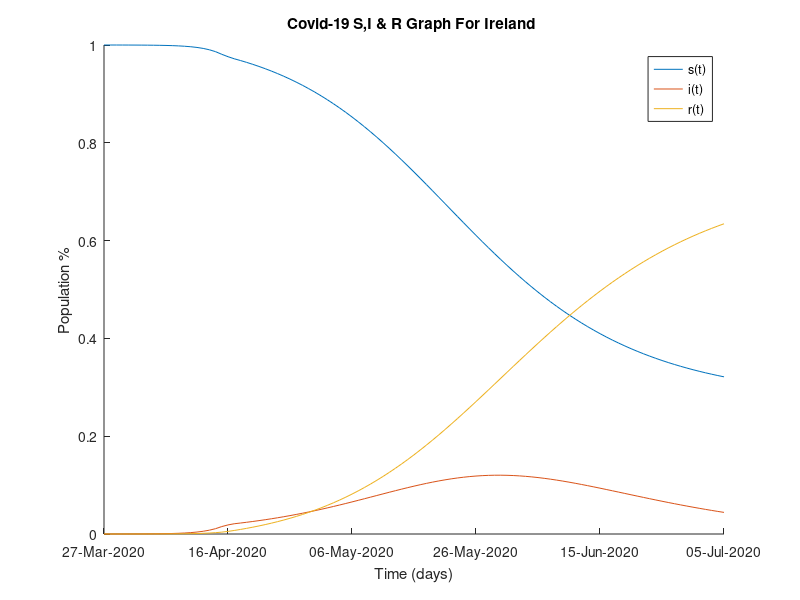

Recreate this plot in MATLAB.
clc;
clear;
h = 1;  
t = 0:h:100; 
k = 1/10; %how long it takes people to recover --> 1/10 = 10 days
R_naught = 3.5;
b = k*R_naught; %each infected conact infects 2 people a day;
population = 4.9e6;
initial_infections = 127; %https://www.hpsc.ie/a-z/respiratory/coronavirus/novelcoronavirus/casesinireland/epidemiologyofcovid-19inireland/march2020/COVID-19%20Epidemiology%20report%20for%20NPHET%2022.03.2020_v1%20web%20version.pdf 
i_initial = initial_infections/population;
r_rate = b/k; %rate of reproduction

s = zeros(1,length(t));
s(1) = 1;
i = zeros(1,length(t)); %rate of infection
i(1) = i_initial;
r = zeros(1,length(t));
r(1) = 0;

%%start day = 27th march
for n = 2: length(t)
    fprintf("Day %i\n",(n-1));
    if(i(n-1) > 0.015 && i(n-1) <= 0.017)
        fprintf("Restriction measures implemented.\n");
        b = 6.5/20;
        s(n) = s(n-1) - b.*(s(n-1)).*(i(n-1))*h;
        i(n) = i(n-1)+(b.*(s(n-1).*i(n-1)) - k.*(i(n-1))).*h;
        r(n) = r(n-1)+k.*(i(n-1).*h);
    elseif(i(n-1) > 0.017 && i(n-1) <= 0.0185)
        fprintf("Schools close \n");
        b = 6.1/20;
        s(n) = s(n-1) - b.*(s(n-1)).*(i(n-1))*h;
        i(n) = i(n-1)+(b.*(s(n-1).*i(n-1)) - k.*(i(n-1))).*h;
        r(n) = r(n-1)+k.*(i(n-1).*h);
    elseif(i(n-1) > 0.0185 && i(n-1) <= 0.0195)
        fprintf("Level 3 lockdown with facemasks enforced\n");
        b = (7/20*0.67);
        s(n) = s(n-1) - b.*(s(n-1)).*(i(n-1))*h;
        i(n) = i(n-1)+(b.*(s(n-1).*i(n-1)) - k.*(i(n-1))).*h;
        r(n) = r(n-1)+k.*(i(n-1).*h);
    elseif(i(n-1) > 0.0195)
        fprintf("full lockdown \n");
        b = 3.5/20;
        s(n) = s(n-1) - b.*(s(n-1)).*(i(n-1))*h;
        i(n) = i(n-1)+(b.*(s(n-1).*i(n-1)) - k.*(i(n-1))).*h;
        r(n) = r(n-1)+k.*(i(n-1).*h);
    else
        fprintf("Locdown is over.\n");
        b = 1/2;
        s(n) = s(n-1) - b.*(s(n-1)).*(i(n-1))*h;
        i(n) = i(n-1)+(b.*(s(n-1).*i(n-1)) - k.*(i(n-1))).*h;
        r(n) = r(n-1)+k.*(i(n-1).*h);
    end
end
fprintf("*****************************************************");
figure(1); hold on
p1 = plot(t,s); L1 = 's(t)';
p2 = plot(t,i); L2 = 'i(t)';
p3 = plot(t,r); L3 = 'r(t)';
legend([p1;p2;p3],L1,L2,L3);
xlabel('Time (days)');
ylabel('Population %');
title('Covid-19 S,I & R Graph For Ireland ');
dateaxis('x',1, '27-Mar-2020');